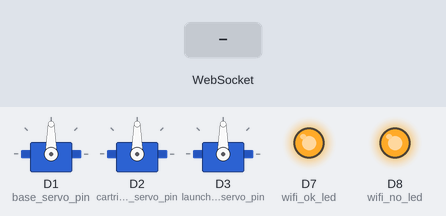
Recording of a sketch running on a simulated ESP8266 (NodeMCU). Shown: 3 × servo, output pins drawn as LEDs (lit = HIGH). The inputs (shaded band) are chosen by the test bench. WiFi joins after 1.5 s; servers stay silent unless stated; storage starts empty; what the sketch prints to the serial monitor is not drawn.

Above: at 2.7 s.
2.8 s: WebSocket text "1s" received
At 3.1 s:
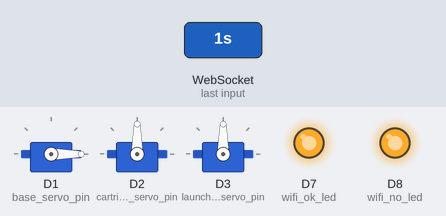
4.3 s: WebSocket text "2s" received
At 5.5 s:
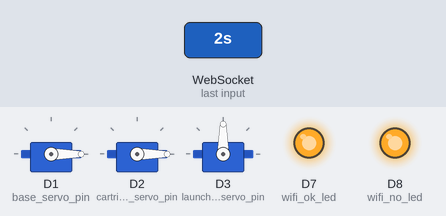
5.8 s: WebSocket text "3s" received
At 6.8 s:
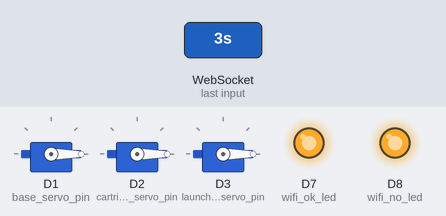
Timing chart, 0 to 8.8 s (numbered marks = the images above; inputs shaded):
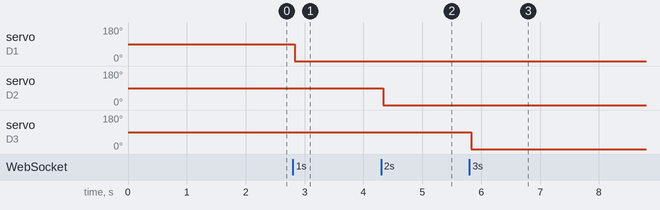

Measured:
- after the input at 2.8 s, servo on D1 (base_servo_pin): 90° → 0° at once
- after the input at 4.3 s, servo on D2 (cartridge_servo_pin): 90° → 0° at once
- after the input at 5.8 s, servo on D3 (launcher_servo_pin): 90° → 0° at once

The sketch:

Turret_Controller.ino
```cpp
//------------------------Memanggil semua library yang dibutuhkan
#include <ESP8266WiFi.h>
#include <ESPAsyncTCP.h>
#include <ESPAsyncWebServer.h>
#include "LittleFS.h"
#include <Arduino_JSON.h>
#include <Servo.h>
//------------------------Mendeklarasikan semua pin yang digunakan
#define base_servo_pin D1
#define cartridge_servo_pin D2
#define launcher_servo_pin D3
#define wifi_ok_led D7
#define wifi_no_led D8
//------------------------Membuat object untuk servo agar bisa dikendalikan
Servo base_servo;
Servo cartridge_servo;
Servo launcher_servo;

// Ganti dengan nama serta password Wi-Fi yang akan digunakan
const char* ssid = "wifiName";
const char* password = "wifiPassword";

// Membuat objek AsyncWebServer di port 80
AsyncWebServer server(80);

// Membuat objek AsyncWebSocket
AsyncWebSocket ws("/ws");

// Menyiapkan variabel-variabel sudut servo
int base_servo_angle = 90;
int cartridge_servo_angle = 90;
int launcher_servo_angle = 90;

String message = "";
String sliderValue1 = "90";
String sliderValue2 = "90";
String sliderValue3 = "90";

//Membuat objek JSONVar untuk menyimpan nilai slider
JSONVar sliderValues;

//Untuk menerima nilai slider
String getSliderValues()
{
    sliderValues["sliderValue1"] = String(sliderValue1);
    sliderValues["sliderValue2"] = String(sliderValue2);
    sliderValues["sliderValue3"] = String(sliderValue3);

    String jsonString = JSON.stringify(sliderValues);
    return jsonString;
}

// Inisialisasi LittleFS
void initFS()
{
    if (!LittleFS.begin())
    {
        Serial.println("An error has occurred while mounting LittleFS");
    }
    else
    {
        Serial.println("LittleFS mounted successfully");
    }
}

// Inisialisasi Wi-Fi
void initWiFi()
{
    WiFi.mode(WIFI_STA);
    WiFi.begin(ssid, password);
    Serial.print("Connecting to WiFi ..");

    while (WiFi.status() != WL_CONNECTED)
    {
        digitalWrite(wifi_no_led, HIGH);
        Serial.print('.');
        delay(500);
    }

    Serial.println("");
    Serial.println("WiFi Connected");
    digitalWrite(wifi_ok_led, HIGH);

    Serial.print("Use This URL To Connect: ");
    Serial.print("http://");
    Serial.print(WiFi.localIP());
    Serial.println("/");
}

void notifyClients(String sliderValues)
{
    ws.textAll(sliderValues);
}

void handleWebSocketMessage(void *arg, uint8_t *data, size_t len)
{
    AwsFrameInfo *info = (AwsFrameInfo*)arg;

    if (info->final && info->index == 0 && info->len == len && info->opcode == WS_TEXT)
    {
        data[len] = 0;
        message = (char*)data;

        if (message.indexOf("1s") >= 0)
        {
            sliderValue1 = message.substring(2);
            base_servo_angle = sliderValue1.toInt();
            //Serial.print("\nBase Servo Angle        : ");
            //Serial.print(base_servo_angle);
            Serial.print(getSliderValues());
            notifyClients(getSliderValues());
        }

        if (message.indexOf("2s") >= 0)
        {
            sliderValue2 = message.substring(2);
            cartridge_servo_angle = sliderValue2.toInt();
            //Serial.print("\nCartridge Servo Angle   : ");
            //Serial.print(cartridge_servo_angle);
            Serial.print(getSliderValues());
            notifyClients(getSliderValues());
        }

        if (message.indexOf("3s") >= 0)
        {
            sliderValue3 = message.substring(2);
            launcher_servo_angle = sliderValue3.toInt();
            //Serial.print("\nLauncher Servo Angle    : ");
            //Serial.print(launcher_servo_angle);
            Serial.print(getSliderValues());
            notifyClients(getSliderValues());
        }

        if (strcmp((char*)data, "getValues") == 0)
        {
            notifyClients(getSliderValues());
        }
    }
}

//Notifikasi ketika ada client yang terhubung
void onEvent(AsyncWebSocket *server, AsyncWebSocketClient *client, AwsEventType type, void *arg, uint8_t *data, size_t len)
{
    switch (type)
    {
        case WS_EVT_CONNECT:
            Serial.printf("Client WebSocket ke-#%u terhubung dari %s\n", client->id(), client->remoteIP().toString().c_str());
        break;

        case WS_EVT_DISCONNECT:
            Serial.printf("Client WebSocket ke-#%u memutus hubungan\n", client->id());
        break;

        case WS_EVT_DATA:
            handleWebSocketMessage(arg, data, len);
        break;

        case WS_EVT_PONG:
        case WS_EVT_ERROR:
        break;
    }
}

void initWebSocket()
{
    ws.onEvent(onEvent);
    server.addHandler(&ws);
}

void setup()
{
    Serial.begin(115200);

    pinMode(wifi_ok_led, OUTPUT);
    pinMode(wifi_no_led, OUTPUT);

    base_servo.attach(base_servo_pin);
    cartridge_servo.attach(cartridge_servo_pin);
    launcher_servo.attach(launcher_servo_pin);

    initFS();
    initWiFi();
    initWebSocket();

    // URL Root WebServer
    server.on("/", HTTP_GET, [](AsyncWebServerRequest *request)
    {
        request->send(LittleFS, "/index.html", "text/html");
    });

    server.serveStatic("/", LittleFS, "/");

    // Start server
    server.begin();
}

void loop()
{
    base_servo.write(base_servo_angle);
    delay(15);
    cartridge_servo.write(cartridge_servo_angle);
    delay(15);
    launcher_servo.write(launcher_servo_angle);
    delay(15);
    ws.cleanupClients();
}
```
